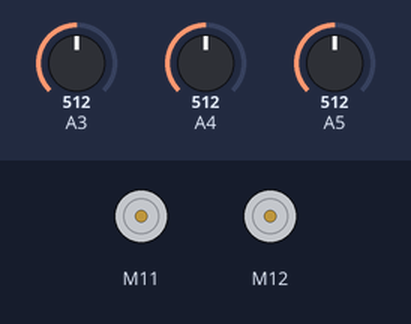
Bench run of a sketch on a simulated Arduino Uno, built with avr-gcc and run on an emulated ATmega328P. Shown: 2 × DC motor (green arrow = forward, orange = backward, longer = faster). Inputs (shaded band) come from the test bench; at power-on: A3 = 512, A4 = 512, A5 = 512. What the sketch prints to the serial monitor is not drawn.

Above: at 0.17 s.
At 1.4 s:
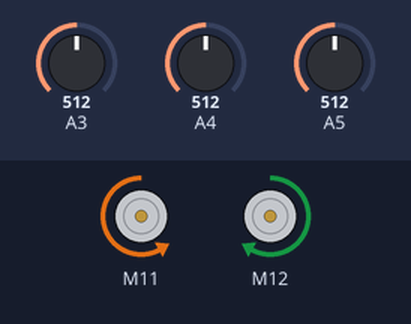
Timing chart, 0 to 7.5 s (numbered marks = the images above):
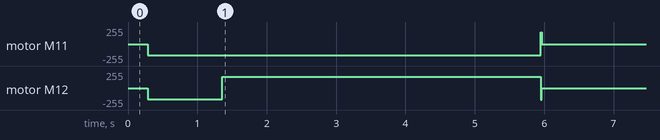

The sketch:

MarcoBot.ino
```cpp
// Final Project v 0.1
// Microprocessors for Robotics 525.410
// Doyle 4.11.17
// Test change because why not
#include <Arduino_FreeRTOS.h>
#include <MeAuriga.h>
#include <Arduino.h>
#include <util/atomic.h>
#include "project.h"

#define BUZZER_PORT 45
#define SET 1
#define CLEAR 0

MeEncoderOnBoard Encoder_1(SLOT1); // 1 is right, needs negative value to move forward
MeEncoderOnBoard Encoder_2(SLOT2); // 2 is left, needs positive value to move forward
volatile int soundVal = 0;
volatile int g_soundHeading = 0;
//extern volatile uint8_t g_nes_state;
long int clapTime = 0;
double const INCHES_PER_TURN = 4.91;
int const DEGREES_NEEDED_FOR_ROTATION = 1700; // tested empirically

//Variables required for sound sensor
int count = 0;
int channel_A_sound, channel_B_sound, channel_C_sound; //these will store the values of the adc registers
int max_sound = 68;
unsigned long debounceDelay = 250000;
unsigned long settleDelay = 20000;

//int max_sound = 110;
//unsigned long debounceDelay = 30000;
//unsigned long settleDelay = 1000;

int loud_noise_flag_A, loud_noise_flag_B, loud_noise_flag_C;  //these are the flags when the sound is higher than the max sound
int noise_state_A, noise_state_B, noise_state_C; //these are the flags for a debounced loud noise on each channel.
unsigned long lastDebounceTime_A, lastDebounceTime_B, lastDebounceTime_C; //these are variables to use for the debounce comparison
unsigned long lastTimeHighA, lastTimeHighB, lastTimeHighC = 0;
int last_reading_A, last_reading_B, last_reading_C;   //these store the last values for the loud_noise_flags
int temp = 0;
char ADMUX_A = 0b11100011;
char ADMUX_B = 0b11100100;
char ADMUX_C = 0b11100101;
bool mux = 1;
int bearing = 0;
bool no_direction = 1;  //set to one by default just so I can start to detect bearing immediately.  This should be set to 0 in our program.
int degree;

enum MotionStates   {
    WAITING_FOR_HEADING,
    IN_PURSUIT_TURNING,
    IN_PURSUIT_CHASING
};

// define tasks
void TaskMotion( void *pvParameters );

void isr_process_encoder1(void)
{
    if(digitalRead(Encoder_1.getPortB()) == 0) {
        Encoder_1.pulsePosMinus();
    } else {
        Encoder_1.pulsePosPlus();
    }
}

void isr_process_encoder2(void)
{
    if(digitalRead(Encoder_2.getPortB()) == 0) {
        Encoder_2.pulsePosMinus();
    } else {
        Encoder_2.pulsePosPlus();
    }
}

ISR(ADC_vect)
{
    /* Grab the data from the latest conversion */
    /* Schedule the next channel to undergo conversion */
    /* Clear the ADC conversion-complete interrupt flag (starts next conversion?) */
    /* Check if current channel has passed from pre-determined threshold for activation */
    /* If it has, set a global volatile data element (g_soundHeading) to the heading corresponding to the triggered ADC channel's direction */
    /* Disable ADC until enabled again (some other state where we start listening for tones again) */
    if(count == 0) {
      temp = ADCH;
    //Serial.println(ADCH);
    //Check to see if the analog input is higher than the threshold
    if(temp >= max_sound) {
      loud_noise_flag_A = SET;
      lastTimeHighA = micros();
    }
    else {
      if(micros() - lastTimeHighA > settleDelay) {
        loud_noise_flag_A = CLEAR;
        //Serial.println("A LOW");
      }
    }

    if (loud_noise_flag_A != last_reading_A) {  //if our flag does not match the last time we had a reading, then we set the time that we got this new loud noise flag to be used to debounce
      lastDebounceTime_A = micros();
    }

    if ((micros() - lastDebounceTime_A ) > debounceDelay) {  //If we have had the high loud noise for a certain amount of time we check to see if it's bee high, then we act as if we have a loud noise (debounced)

      if(loud_noise_flag_A != noise_state_A) {
        noise_state_A = loud_noise_flag_A;
        if(no_direction && noise_state_A == HIGH) {//if we have a debounced loud noise (debounce time has surpassed and the noise state is high), then we want to check to see if there have been any other
                                                     //legit loud noise on microphones.  If there have, depending on which came first, we determin the direction of the source. Then we clear the no_direction
                                                     //flag to let other programs know that we have a bearing.  If we haven't had another microphone then the current mic is the first to recieve a signal.
          //Serial.println(" Debounce A ");
          if(channel_B_sound) {
            bearing = 1;
            no_direction = CLEAR;
            //Serial.println(bearing);
          }
          else if (channel_C_sound) {
            bearing = 4;
            no_direction = CLEAR;
            //Serial.println(bearing);
          }
        }
      }
      if (noise_state_A == HIGH) {  //set the noise state of the current mic to be used elsewhere if needed
        channel_A_sound = SET;
      }
      else {
        channel_A_sound = CLEAR;
      }
    }

    last_reading_A = loud_noise_flag_A;
    if(mux == 1) {ADMUX = ADMUX_B;}   //We want to move to the next plug channel, channel 6
  }
  else if (count == 1) {
    temp = ADCH;

     //Check to see if the analog input is higher than the threshold
    if(temp >= max_sound) {
      loud_noise_flag_B = SET;
      lastTimeHighB = micros();
    }
    else {
      if(micros() - lastTimeHighB > settleDelay) {
        loud_noise_flag_B = CLEAR;
        //Serial.println("B LOW");
      }
    }

    if (loud_noise_flag_B != last_reading_B) {  //if our flag does not match the last time we had a reading, then we set the time that we got this new loud noise flag to be used to debounce
      lastDebounceTime_B = micros();
    }

    if ((micros() - lastDebounceTime_B ) > debounceDelay) {  //If we have had the high loud noise for a certain amount of time we check to see if it's bee high, then we act as if we have a loud noise (debounced)

      if(loud_noise_flag_B != noise_state_B) {
        noise_state_B = loud_noise_flag_B;
        if(no_direction && noise_state_B == HIGH) {//if we have a debounced loud noise (debounce time has surpassed and the noise state is high), then we want to check to see if there have been any other
                                                     //legit loud noise on microphones.  If there have, depending on which came first, we determin the direction of the source. Then we clear the no_direction
                                                     //flag to let other programs know that we have a bearing.  If we haven't had another microphone then the current mic is the first to recieve a signal.
          //Serial.println(" Debounce B ");
          if(channel_A_sound) {
            bearing = 2;
            no_direction = CLEAR;
            //Serial.println(bearing);
          }
          else if (channel_C_sound) {
            bearing = 5;
            no_direction = CLEAR;
            //Serial.println(bearing);
          }
        }
      }
      if (noise_state_B == HIGH) {//set the noise state of the current mic to be used elsewhere if needed
        channel_B_sound = SET;
      }
      else {
        channel_B_sound = CLEAR;
      }
    }

    last_reading_B = loud_noise_flag_B;
    if (mux == 1) {ADMUX = ADMUX_C;}   //We want to move to the next plug channel, channel 6
  }
  else if (count == 2) {
    temp = ADCH;

     //Check to see if the analog input is higher than the threshold
    if(temp >= max_sound) {
      loud_noise_flag_C = SET;
      lastTimeHighC = micros();
    }
    else {
      if(micros() - lastTimeHighC > settleDelay) {
        loud_noise_flag_C = CLEAR;
        //Serial.println("C LOW");
      }
    }

    if (loud_noise_flag_C != last_reading_C) {  //if our flag does not match the last time we had a reading, then we set the time that we got this new loud noise flag to be used to debounce
      lastDebounceTime_C = micros();
    }

    if ((micros() - lastDebounceTime_C ) > debounceDelay) {  //If we have had the high loud noise for a certain amount of time we check to see if it's high, then we act as if we have a loud noise (debounced)
      if(loud_noise_flag_C != noise_state_C) {
        noise_state_C = loud_noise_flag_C;
        if(no_direction && noise_state_C == HIGH) {  //if we have a debounced loud noise (debounce time has surpassed and the noise state is high), then we want to check to see if there have been any other
                                                     //legit loud noise on microphones.  If there have, depending on which came first, we determin the direction of the source. Then we clear the no_direction
                                                     //flag to let other programs know that we have a bearing.  If we haven't had another microphone then the current mic is the first to recieve a signal.
          //Serial.println(" Debounce C ");
          if(channel_A_sound) {
            bearing = 3;
            no_direction = CLEAR;
            //Serial.println(bearing);
          }
          else if (channel_B_sound) {
            bearing = 6;
            no_direction = CLEAR;
            //Serial.println(bearing);
          }
        }
      }
      if (noise_state_C == HIGH) {//set the noise state of the current mic to be used elsewhere if needed
        channel_C_sound = SET;
      }
      else {
        channel_C_sound = CLEAR;
      }
    }
    last_reading_C = loud_noise_flag_C;
    if (mux == 1) {ADMUX = ADMUX_A;}   //We want to move to the next plug channel, channel 6
  }
  if (mux == 1) {count++;}
  if (count > 2) {count = 0;}
  ADCSRA |= 1<<ADSC;                                    // Re-start Conversion
}


void setup()
{
    attachInterrupt(Encoder_1.getIntNum(), isr_process_encoder1, RISING);
    attachInterrupt(Encoder_2.getIntNum(), isr_process_encoder2, RISING);
    Serial.begin(19200);
    prelude_report();

    //Set PWM 8KHz
    TCCR1A = _BV(WGM10);
    TCCR1B = _BV(CS11) | _BV(WGM12);
    TCCR2A = _BV(WGM21) | _BV(WGM20);
    TCCR2B = _BV(CS21);

    sei(); // enable interrupts

    // ADC
    ADCSRA = 0b10001100;  //0x8F; //Verified
                      //bit 7 = ADC Enable
                      //bit 6 = ADC Start Conversion
                      //bit 5 = ADC Auto Trigger Enable
                      //bit 4 = ADC interrupt flag
                      //bit 3 = adc interrupt enable
                      //bit 2:0 = ADC Prescaler Select Bits
    ADCSRB = 0b00001000;
    ADMUX = ADMUX_A;   //0xE5;  //Verified
                    //bit 7:6 = Reference voltage set to 2.56
                      //bit 5 = ADLAR, justification of results in ADC output register, 0 right, 1 left
                      //bit 4:0 = MUX for ADC input source
    ADCSRA |= 1<<ADSC;  //Start conversion

    // Set up Encoder / pids
    Encoder_1.setPulse(9);
    Encoder_2.setPulse(9);
    Encoder_1.setRatio(39.267);
    Encoder_2.setRatio(39.267);
    Encoder_1.setPosPid(1.8,0,1.2); // 1.8 0 1.2 orig
    Encoder_2.setPosPid(1.8,0,1.2);
    Encoder_1.setSpeedPid(.5,0.0,0); // 0.18 0 0 orig
    Encoder_2.setSpeedPid(.5,0.0,0); // 0.18

    xTaskCreate(
        TaskMotion
        , (const portCHAR *)"Motion"
        , 128
        , NULL
        , 1
        , NULL );
}


void loop()
{
    // Empty. Things are done in Tasks.
}


/*---------------------- Tasks ---------------------*/
// This task need to wait until a valid bearing is determined,
// then rotate toward that bearing and move straight towards it
// for a reasonable duration and speed (Move 2 ft towards sound)
void TaskMotion(void *pvParameters)
{
    /* Default state */
    int marcoMotionState = WAITING_FOR_HEADING;
    int latched_soundHeading;

    for (;;) {
        // Need to move, valid sound sensed, probably switch-case for cleaner code
        switch(marcoMotionState) {
        case IN_PURSUIT_TURNING: {
            ADCSRA &= 0b01111111; // Disable ADC for now
            /* Take latched_soundHeading here and determine how to move */
            // But do this so we don't turn more than 180 degs :)
            if(latched_soundHeading > 180) {
              latched_soundHeading = latched_soundHeading - 360;  // So we don't go 270 CW, but instead 90 CCW
            }
            int degToRotate = DEGREES_NEEDED_FOR_ROTATION * (latched_soundHeading / 360.0);
            //Serial.print("TURNING ");
            //Serial.println(latched_soundHeading);
            // 90 deg rotation
            Encoder_1.moveTo(degToRotate, 120);
            Encoder_2.moveTo(degToRotate, 120);
            if(abs(Encoder_1.getCurPos()-degToRotate) < 15 && abs(Encoder_2.getCurPos()-degToRotate) < 15) {
                // Finished turning, now move forward
                marcoMotionState = IN_PURSUIT_CHASING;
                Encoder_1.setPulsePos(0);
                Encoder_2.setPulsePos(0);
            }
        }
        break;

        case IN_PURSUIT_CHASING: {
          //Serial.println("CHASING");
            /* Check if any new information has come over from the controller task */
            /* If yes, quickly parse the data and translate buttons into motion */
            //if(0 == g_nes_state)    /* No buttons pressed */
            //    continue;

            // temps for testing
            double inchesToMove = 24.0;
            double degToMove = (inchesToMove/INCHES_PER_TURN)*360;

            // Move 2 ft forward toward sound
            Encoder_1.moveTo(-degToMove, 120);
            Encoder_2.moveTo(degToMove, 120);
            if(abs(Encoder_1.getCurPos()+degToMove) < 25 || abs(Encoder_2.getCurPos()-degToMove) < 25) {
                // Finished turning, now move forward
                /* Enable ADC to begin converting data again, then transfer to WAITING state */
                marcoMotionState = WAITING_FOR_HEADING;
                Encoder_1.setPulsePos(0);
                Encoder_2.setPulsePos(0);
                Encoder_1.moveTo(0, 128);
                Encoder_2.moveTo(0, 128);

                vTaskDelay( 2000 / portTICK_PERIOD_MS );
                // Restart the ADC after 2 sec waiting period
                // Not sure if all of this is needed again, but just toggled ADEN didn't work - mark
                ADCSRA = 0b10001100;  //0x8F; //Verified
                                  //bit 7 = ADC Enable
                                  //bit 6 = ADC Start Conversion
                                  //bit 5 = ADC Auto Trigger Enable
                                  //bit 4 = ADC interrupt flag
                                  //bit 3 = adc interrupt enable
                                  //bit 2:0 = ADC Prescaler Select Bits
                ADCSRB = 0b00001000;
                ADMUX = ADMUX_A;   //0xE5;  //Verified
                                //bit 7:6 = Reference voltage set to 2.56
                                  //bit 5 = ADLAR, justification of results in ADC output register, 0 right, 1 left
                                  //bit 4:0 = MUX for ADC input source
                ADCSRA |= 1<<ADSC;  //Start conversion
                no_direction = SET;
            }
        }
        break;

        case WAITING_FOR_HEADING:
            Serial.println("WAITING ");
            //vTaskDelay( 3000 / portTICK_PERIOD_MS );
            //no_direction = SET;  //This is my method to restart the "bearing determination" but this will be something we will do only when we want a new bearing (state machine maybe?
            Encoder_1.setPulsePos(0);
            Encoder_2.setPulsePos(0);
            //Encoder_1.moveTo(0, 128);
            //Encoder_2.moveTo(0, 128);
            Encoder_1.setTarPWM(0);
            Encoder_2.setTarPWM(0);
            while(no_direction){
              Encoder_1.loop();
              Encoder_2.loop();
              vTaskDelay( 1 / portTICK_PERIOD_MS );
              }
            //vTaskDelay( 1000 / portTICK_PERIOD_MS );
                if(!no_direction) {
                    //Serial.print("Bearing is - ");
                    switch (bearing) { //convert the bearing location to an actual degree value.
                    case 0:
                      degree = 0;
                    break;
                    case 1:
                      degree = 150;
                    break;
                    case 2:
                      degree = 210;
                    break;
                    case 3:
                      degree = 270;
                    break;
                    case 4:
                      degree = 330;
                    break;
                    case 5:
                      degree = 30;
                    break;
                    case 6:
                      degree = 90;
                    break;
                    default:
                      degree = 0;
                    break;
                    }
                    //Serial.println(degree, DEC);
                    no_direction = SET;  //This is my method to restart the "bearing determination" but this will be something we will do only when we want a new bearing (state machine maybe?)
                    //vTaskDelay( 1000 / portTICK_PERIOD_MS );
                    latched_soundHeading = degree;  //This is the latch that you had below.  I just brought it into the code that I know works
                    degree = 0;
                    marcoMotionState = IN_PURSUIT_TURNING;
                  }

            /* Check global ADC flagbyte for new heading information; latch the current value to prevent race conditions */
//             ATOMIC_BLOCK(ATOMIC_RESTORESTATE) {
//                 latched_soundHeading = g_soundHeading;
//                 g_soundHeading = 0;
//             }

            /*
             * Non-zero means some direction has been determined, other states decode this information to
             * determine how to move. This byte should only be set by the ADC ISR .
             *It is possible to have a 0 degree heading, so i put the change of the state machine into the while loop if we have a no bearing.
             */
//             if(0 != latched_soundHeading){
//                 /* Clear the old sound heading after we've latched it */
//                 ATOMIC_BLOCK(ATOMIC_RESTORESTATE){
//                     g_soundHeading = 0;
//                 }

//                 /* Disable ADC before moving as we do not need to waste cycles */
//                 marcoMotionState = IN_PURSUIT_TURNING;
//             }

            break;

        default:
            break;

        }

        Encoder_1.loop();
        Encoder_2.loop();
        vTaskDelay(1);
    }
}
```

Source omitted: project.h (397 bytes)

Measured:
- by itself, motor M11: stopped → backward 168/255 at 0.28 s, → stopped 5.7 s later
- by itself, motor M12: stopped → backward 168/255 at 0.28 s, → forward 168/255 1.1 s later, → stopped 4.6 s later
